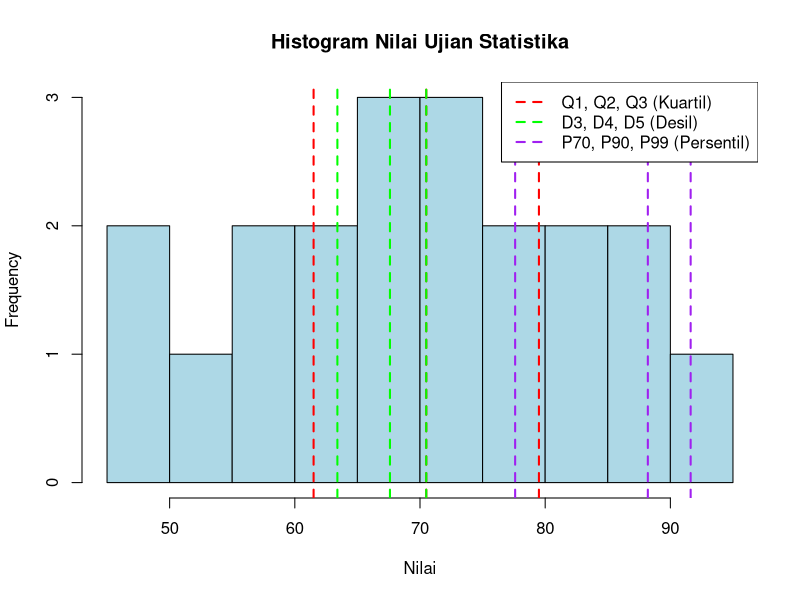

The R source for this figure:
# Data nilai mahasiswa
nilai <- c(55, 67, 72, 48, 85, 60, 74, 90, 62, 77, 68, 81, 50, 73, 69, 88, 64, 58, 79, 92)

# a. Tentukan Q1, Q2, Q3 (Kuartil 1, 2, dan 3)
kuartil <- quantile(nilai, probs = c(0.25, 0.5, 0.75))
print(kuartil)

# b. Tentukan D3, D4, D5 (Desil 3, 4, dan 5)
desil <- quantile(nilai, probs = c(0.3, 0.4, 0.5))
print(desil)

# c. Tentukan P70, P90, P99 (Persentil 70, 90, dan 99)
persentil <- quantile(nilai, probs = c(0.7, 0.9, 0.99))
print(persentil)

# d. Visualisasikan dengan Histogram dan warna kuartil, desil, dan persentil
hist(nilai, main = "Histogram Nilai Ujian Statistika", xlab = "Nilai", col = "lightblue", breaks = 10)

# Menambahkan garis vertikal untuk kuartil, desil, dan persentil
abline(v = kuartil, col = "red", lwd = 2, lty = 2) # Kuartil
abline(v = desil, col = "green", lwd = 2, lty = 2) # Desil
abline(v = persentil, col = "purple", lwd = 2, lty = 2) # Persentil

# Menambahkan legenda
legend("topright", legend = c("Q1, Q2, Q3 (Kuartil)", "D3, D4, D5 (Desil)", "P70, P90, P99 (Persentil)"),
       col = c("red", "green", "purple"), lwd = 2, lty = 2)
